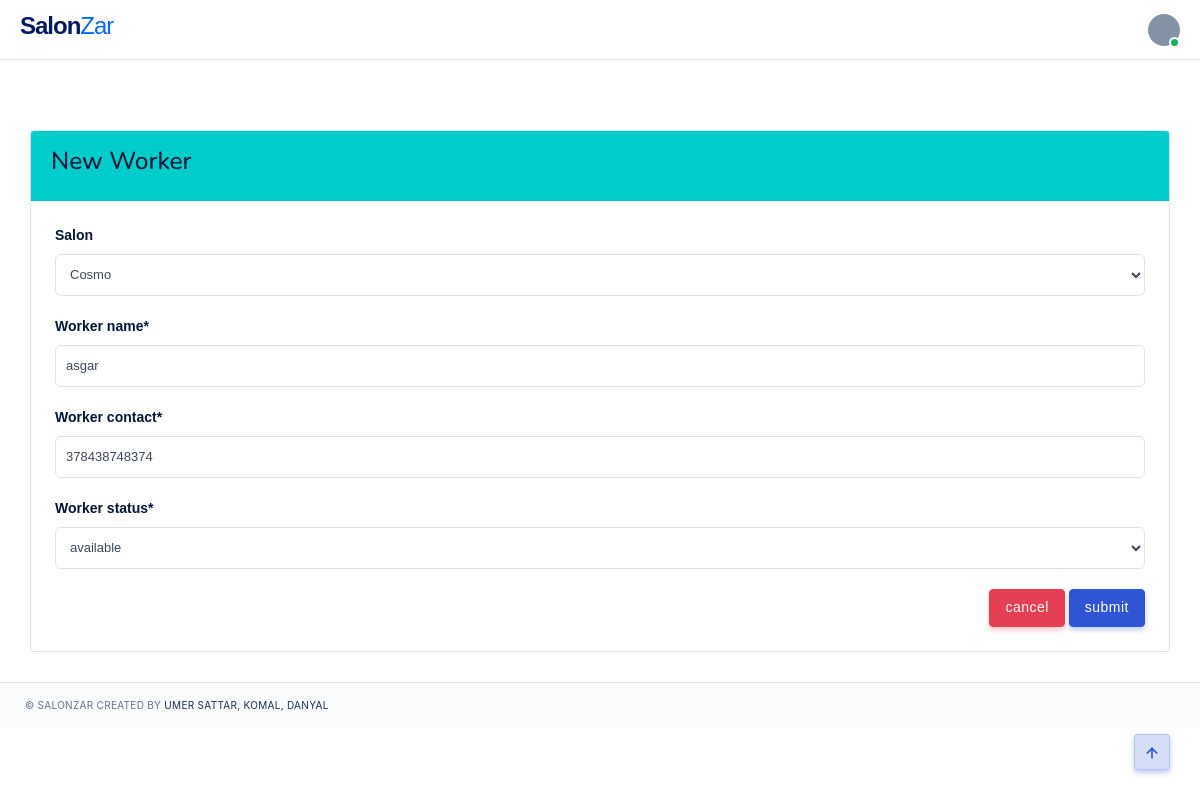
The app's page /edit_worker/5 (signed in) with its own data.
### salons/models.py (models this page shows, shortened)
class SalonWorker(models.Model):
    BUSY = 'busy'
    AVAILABLE = 'available'
    worker_choices =[
        (BUSY,'busy'),
        (AVAILABLE,'available'),
    ]
    salon = models.ForeignKey(Salon,null=True,blank=True,on_delete=models.CASCADE)
    worker_name = models.CharField(max_length=200,null=True)
    worker_contact = models.IntegerField(null=True)
    worker_status = models.CharField(max_length=200,null=True,choices=worker_choices)

### salons/decorators.py (the view)
		def wrapper_func(request,*args,**kwargs):
			group = None
			if request.user.groups.exists():
				group = request.user.groups.all()[0].name
			if group in allowed_roles:
				return view_func(request,*args,**kwargs)
			else:
				return HttpResponse('You are not allowed to view this page')

### salons/forms.py
class salon_worker_form(ModelForm):
	class Meta:
		model = SalonWorker
		fields = '__all__'

### salons/models.py (called while the page is built)
    def __str__(self):
        return self.shop_name

### salons/templatetags/user_tags.py (called while the page is built)
@register.filter(name='has_group')
def has_group(user, group_name):
    return user.groups.filter(name=group_name).exists()

### salons/views.py (called while the page is built)
@login_required(login_url=login_page)
@allowed_users(allowed_roles=['salon manager'])
def edit_worker(request,id):
    worker = SalonWorker.objects.get(id=id)
    form = salon_worker_form(instance=worker)
    if request.method == 'POST':
        form = salon_worker_form(request.POST,instance=worker)
        if form.is_valid():
            form.save()
            return redirect('salon_user')
    context = {'form':form}
    return render(request, 'pages/new_worker.html', context)

### salons/templates/pages/new_worker.html
{% extends 'pages/base.html' %}{% load crispy_forms_tags %}{% block content %}
<div class="container pd-x-0 pd-lg-x-10 pd-xl-x-0 mg-t-40">
  <div class="card">
    <div class="card-header bg-teal">
      <h3>New Worker</h3>
    </div>
    <div class="card-body">
      <form action="" method="POST" enctype="multipart/form-data">
        {% csrf_token %} {{form | crispy}}
        <div class="float-right">
          <a class="btn btn-danger" href="{% url 'salon_user'%}">cancel</a>
          <button class="btn btn-primary" type="submit">submit</button>
        </div>
      </form>
    </div>
  </div>
</div>
{% endblock %}

### static/css/colors/default.css (style rules this page uses)
.bg-primary, .btn-primary, .btn-outline-primary:hover, .btn-outline-primary:focus, .btn-outline-primary:active, .btn-outline-primary.active, .btn-outline-primary.focus, .btn-outline-primary:not(:disabled):not(.disabled):active, .btn-soft-primary:hover, .btn-soft-primary:focus, .btn-soft-primary:active, .btn-soft-primary.active, .btn-soft-primary.focus, .badge-primary, .pagination .page-item.active .page-link, .nav-pills .nav-link.active, .custom-control-input:checked ~ .custom-control-label:before, #preloader #status .spinner .double-bounce1, #preloader #status .spinner .double-bounce2, .social-icon li a:hover, #topnav .navbar-toggle.open span:hover, .gradient, .flex-control-paging li a.flex-active, .owl-theme .owl-dots .owl-dot span, .owl-theme .owl-dots .owl-dot.active span, .owl-theme .owl-dots.clickable .owl-dot:hover span, .watch-video a .play-icon-circle, .sidebar .widget .tagcloud > a:hover, .flatpickr-day.selected, .flatpickr-day.selected:hover, .bg-animation-left.crypto-home:after, .bg-animation-left.task-management-home:after, .classic-app-image .bg-app-shape:after, .classic-saas-image .bg-saas-shape:after, .work-container.work-modern .icons .work-icon:hover, .features.fea-primary:hover, .accounts:hover, .accounts.active, .timeline-page .timeline-item .date-label-left:after, .timeline-page .timeline-item .duration-right:after, .swiper-slider-hero .swiper-container .swiper-button-prev:hover, .swiper-slider-hero .swiper-container .swiper-button-next:hover { background-color: #2f55d4 !important; }
.btn-primary, .btn-outline-primary, .btn-outline-primary:hover, .btn-outline-primary:focus, .btn-outline-primary:active, .btn-outline-primary.active, .btn-outline-primary.focus, .btn-outline-primary:not(:disabled):not(.disabled):active, .badge-outline-primary, .btn-soft-primary:hover, .btn-soft-primary:focus, .btn-soft-primary:active, .btn-soft-primary.active, .btn-soft-primary.focus, .alert-primary, .alert-outline-primary, .pagination .page-item.active .page-link, .form-group .form-control:focus, .form-group .form-control.active, .custom-control-input:checked ~ .custom-control-label:before, .custom-control-input:focus ~ .custom-control-label::before, .form-control:focus, .social-icon li a:hover, #topnav .has-submenu.active.active .menu-arrow, #topnav.scroll .navigation-menu > li:hover > .menu-arrow, #topnav.scroll .navigation-menu > li.active > .menu-arrow, #topnav .navigation-menu > li:hover > .menu-arrow, #topnav .has-submenu .submenu .has-submenu:hover .submenu-arrow, #topnav.nav-sticky .navigation-menu.nav-light > li:hover > .menu-arrow, #topnav.nav-sticky .navigation-menu.nav-light > li.active > .menu-arrow, .pricing-rates.business-rate:hover, .pricing-rates.starter-plan, .event-schedule:hover, .container-filter li a.active, .container-filter li a:hover, .flatpickr-day.selected, .flatpickr-day.selected:hover, .swiper-slider-hero .swiper-container .swiper-button-prev:hover, .swiper-slider-hero .swiper-container .swiper-button-next:hover { border-color: #2f55d4 !important; }
.btn-primary, .btn-soft-primary, .btn-outline-primary:hover, .btn-outline-primary:focus, .btn-outline-primary:active, .btn-outline-primary.active, .btn-outline-primary.focus, .btn-outline-primary:not(:disabled):not(.disabled):active { box-shadow: 0 3px 5px 0 rgba(47, 85, 212, 0.3); }

### records on screen
SalonWorker: salon "Cosmo", worker_name "asgar", worker_contact "378438748374", worker_status "available"
